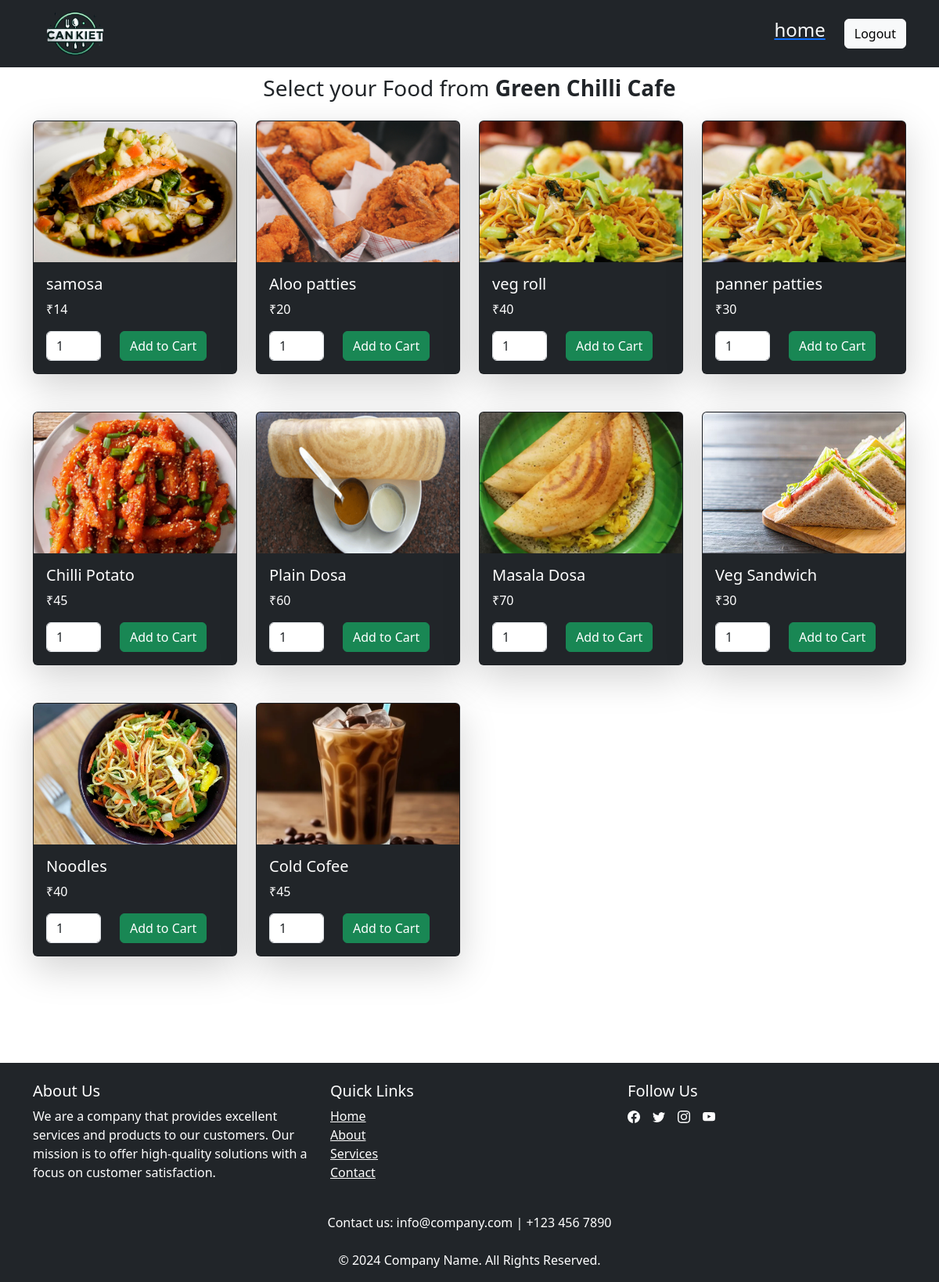
Screenshot of /cankiet/c1/food/ with the database file from the repository.
### cankiet/models.py (models this page shows, shortened)
class Canteen(models.Model):
    c_no=models.CharField(max_length=2,primary_key=True,)
    c_name=models.CharField(max_length=20)

class Items(models.Model):
    i_no=models.CharField(max_length=12,primary_key=True)
    item=models.CharField(max_length=20)
    i_image=models.ImageField(upload_to='images/',blank=True)
    price=models.IntegerField()
    c_no=models.CharField(max_length=12)
    availability=models.CharField(max_length=1)

### cankiet/views.py (the view)
# urls.py: path('<str:c_no>/food/', views.food, name='food'),
def food(request,c_no):
    canteen = get_object_or_404(Canteen, c_no=c_no)
    items = Items.objects.filter(c_no=canteen.c_no)
    return render(request, 'cankiet/orderfoodpage.html', {'canteen': canteen, 'items': items})

### cankiet/templates/cankiet/orderfoodpage.html (shortened to what this page needs)
{% load static %}
<!DOCTYPE html>
<html lang="en">
<head>
    <link href="https://cdn.jsdelivr.net/npm/bootstrap@5.3.0/dist/css/bootstrap.min.css" rel="stylesheet">
</head>
<body>
    <nav class="navbar navbar-expand-lg navbar-light text-light bg-dark fixed-top">
        <div class="container">
            <a class="navbar-brand" href="#"><img src="{% static 'images/cankiet_logo.png' %}"  height="60px" alt="logo" class="img-responsive"></a>
            <div class="collapse navbar-collapse" id="navbarNav">
                <ul class="navbar-nav ms-auto">
                    <li class="nav-item mx-4">
                        <h4>{{request.session.user.name }} &nbsp; {{request.session.user.u_id}}</h4>
                    </li>
                    <li class="nav-item mx-4">
                        <a class="" href="#"><h4 class="text-light">home</h4></a>
                    </li>
                    <li class="nav-item">
                        <a class="btn btn-light text-warm" href="#">Logout</a>
                    </li>
                </ul>
            </div>
        </div>
    </nav>
    <section class="order-food-section py-5 mt-4">
        <div class="container">
            <h3 class="text-center mt-4 mb-4">Select your Food from <strong>{{ canteen.c_name}}</strong></h3>
            <div class="row row-cols-2 row-cols-md-4 row-cols-lg-4 g-4 mb-3" id="breakfast-cards">
                {% for item in items %}
                <div class="col mb-4 col-lg-3">
                    <div class="card  bg-dark text-white shadow-lg ">
                        <img src="{{item.i_image.url}}" class="card-img-top" style="height: 180px; object-fit: cover;" alt="Pancakes">
                        <div class="card-body">
                            <h5 class="card-title">{{ item.item }}</h5>
                            <p class="card-text">₹{{ item.price }}</p>
                            <form method="post" action="{% url 'cart' canteen.c_no %}">
                                <div class="d-flex align-items-center">
                                <input type="number" class="form-control " id="quantity_{{ item.i_no }}" name="quantity" style="width:70px" min="1" value="1" required>
                                <button type="submit" class="btn btn-success ms-4">Add to Cart</button>
                                </div>
                            </form>
                        </div>
                    </div>
                </div>
                {% endfor %}
            </div>
        </div>
    </section>
<footer class="bg-dark text-white pt-4 pb-2 mt-5">
    <div class="container">
      <div class="row">
        <div class="col-md-4">
          <h5>About Us</h5>
          <p>
            We are a company that provides excellent services and products to our customers. Our mission is to offer high-quality solutions with a focus on customer satisfaction.
          </p>
        </div>
        <div class="col-md-4">
          <h5>Quick Links</h5>
          <ul class="list-unstyled">
            <li><a href="#"class="text-white">Home</a></li>
            <li><a href="#" class="text-white">About</a></li>
            <li><a href="#" class="text-white">Services</a></li>
            <li><a href="#" class="text-white">Contact</a></li>
          </ul>
        </div>
        <div class="col-md-4">
          <h5>Follow Us</h5>
          <ul class="list-unstyled d-flex">
            <li class="me-3">
              <a href="#" class="text-white"></i></a>
            </li>
            <li class="me-3">
              <a href="#" class="text-white"></i></a>
            </li>
            <li class="me-3">
              <a href="#" class="text-white"></i></a>
            </li>
            <li class="me-3">
                <a href="#" class="text-white"></i></a>
            </li>
          </ul>
        </div>
      </div>
      <div class="row mt-4">
        <div class="col-12 text-center">
          <p>Contact us: info@company.com | +123 456 7890</p>
        </div>
      </div>
    </div>
    <div class="bg-dark text-center text-white py-2">
      <p class="mb-0">&copy; 2024 Company Name. All Rights Reserved.</p>
    </div>
  </footer>
</body>
</html>

### rows the page displays
Canteen: c_name "Green Chilli Cafe"
Items: i_image (picture), item "samosa", price "14"
Items: i_image (picture), item "Aloo patties", price "20"
Items: i_image (picture), item "veg roll", price "40"
Items: i_image (picture), item "panner patties", price "30"
Items: i_image (picture), item "Chilli Potato", price "45"
Items: i_image (picture), item "Plain Dosa", price "60"
Items: i_image (picture), item "Masala Dosa", price "70"
Items: i_image (picture), item "Veg Sandwich", price "30"
Items: i_image (picture), item "Noodles", price "40"
Items: i_image (picture), item "Cold Cofee", price "45"
